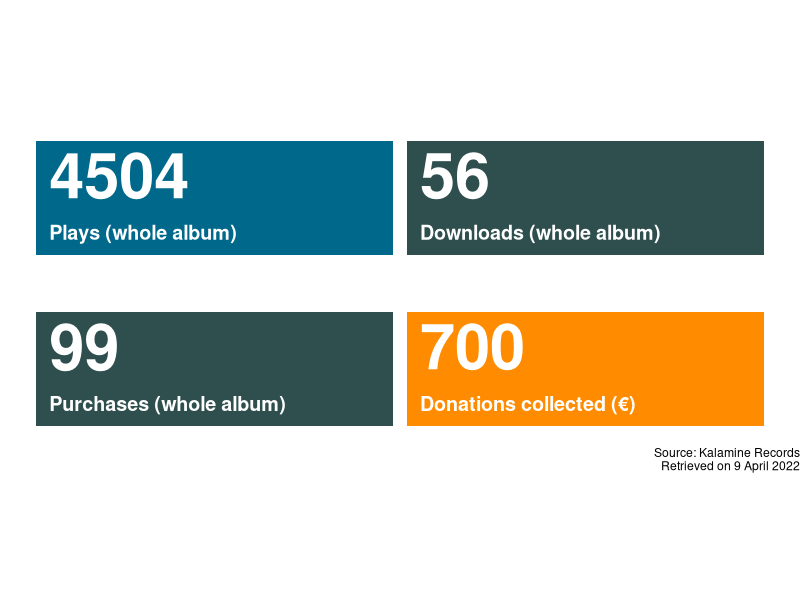

Reproduce this figure in R.
# The code chunk which shows the key statistics.
# (in this instance, for the #SaveUkraine compilation)

library(tidyverse)

# Creating the tibble
key_stats <- tibble(
  x = c(2, 8.5, 2, 8.5),
  y = c(4.8, 4.8, 7.8, 7.8),
  h = c(2, 2, 2, 2),
  w = c(6.25, 6.25, 6.25, 6.25),
  val = c("99", "700", "4504", "56"),
  text = c(
    "Purchases (whole album)", "Donations collected (€)",
    "Plays (whole album)", "Downloads (whole album)"
  ),
  color = factor(c(1, 2, 3, 4))
)

# Plotting the data
ggplot(data = key_stats, aes(x, y, height = h, width = w, label = text)) +
  geom_tile(aes(fill = color)) +
  geom_text(
    color = "white", fontface = "bold", size = 16, family = "sans",
    aes(label = val, x = x - 2.9, y = y + 0.4), hjust = 0
  ) +
  geom_text(
    color = "white", fontface = "bold", size = 5, family = "sans",
    aes(label = text, x = x - 2.9, y = y - 0.6), hjust = 0
  ) +
  coord_fixed() +
  scale_fill_manual(values = c(
    "darkslategrey", "dark orange",
    "deepskyblue4", "darkslategray"
  )) +
  theme(plot.margin = unit(c(-0.30, 0, 0, 0), "null")) +
  theme_void() +
  labs(caption = "Source: Kalamine Records
       Retrieved on 9 April 2022") +
  guides(fill = FALSE)
